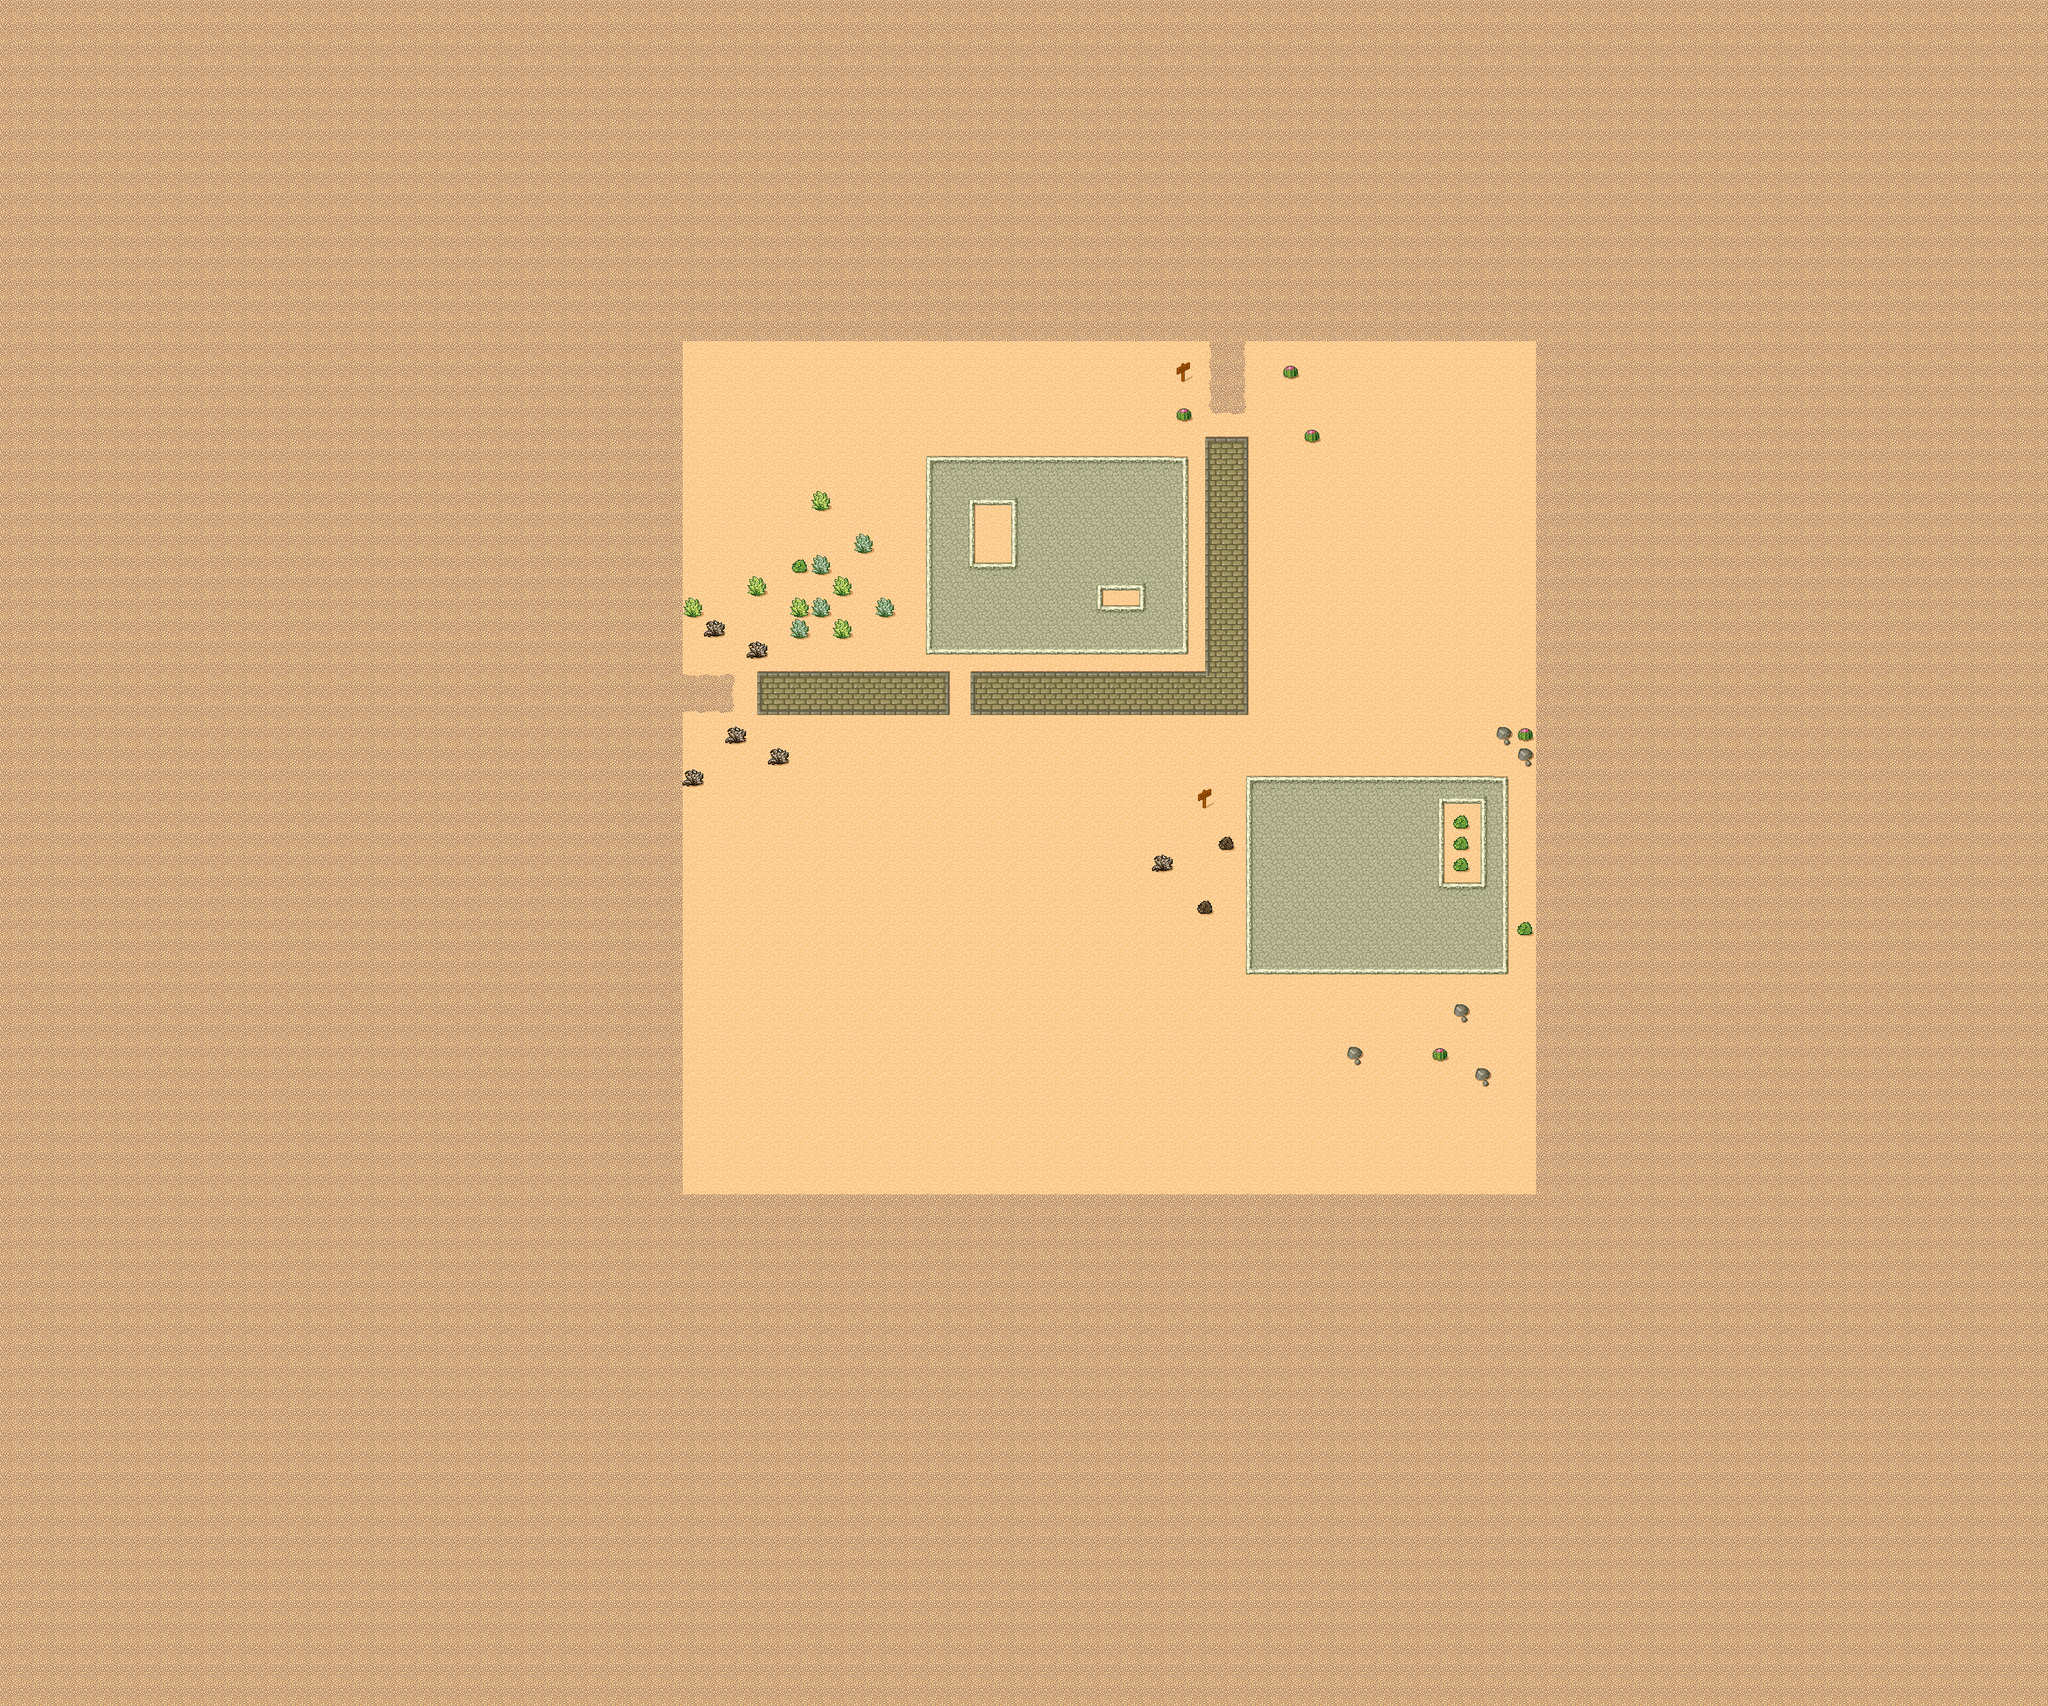

Rendered tile map (Tiled .tmx) drawn with the repository's tilesets; below, a short description and the map source with its tile grids summarised:
An orthogonal 96x80 tile map with 32x32 px tiles, 1 tile layer (Ground) and 2 objects (3, 1).

<map version="1.0" tiledversion="1.1.2" orientation="orthogonal" renderorder="right-down" width="96" height="80" tilewidth="32" tileheight="32" infinite="0" backgroundcolor="#00ffffff" nextobjectid="4">
 <tileset firstgid="1" source="desert.tsx" />
 <layer name="Ground" width="96" height="80">
  <data>[7680 cells, 7680 non-empty, 40 distinct tile ids]</data>
 </layer>
 <objectgroup name="objects">
  <object id="1" name="chest" type="3" x="1556.58" y="793.939" width="38.6667" height="38">
   <properties>
    <property name="ChestName" value="Chest6" />
   </properties>
  </object>
  <object id="3" name="Portal" type="1" x="1654.67" y="887.333" width="53.3333" height="19.3333" />
 </objectgroup>
</map>
